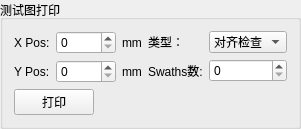
          <widget class="QGroupBox" name="groupBox_14">
           <property name="title">
            <string>测试图打印</string>
           </property>
           <layout class="QVBoxLayout" name="verticalLayout_7">
            <item>
             <layout class="QVBoxLayout" name="verticalLayout_3">
              <item>
               <layout class="QHBoxLayout" name="horizontalLayout">
                <item>
                 <layout class="QGridLayout" name="gridLayout_2">
                  <item row="0" column="0">
                   <widget class="QLabel" name="label_32">
                    <property name="text">
                     <string>X Pos:</string>
                    </property>
                   </widget>
                  </item>
                  <item row="0" column="1">
                   <widget class="QSpinBox" name="startPointXPosSpinBox">
                    <property name="minimumSize">
                     <size>
                      <width>60</width>
                      <height>0</height>
                     </size>
                    </property>
                   </widget>
                  </item>
                  <item row="0" column="2">
                   <widget class="QLabel" name="label_38">
                    <property name="text">
                     <string>mm</string>
                    </property>
                   </widget>
                  </item>
                  <item row="1" column="0">
                   <widget class="QLabel" name="label_51">
                    <property name="text">
                     <string>Y Pos:</string>
                    </property>
                   </widget>
                  </item>
                  <item row="1" column="1">
                   <widget class="QSpinBox" name="startPointYPosSpinBox"/>
                  </item>
                  <item row="1" column="2">
                   <widget class="QLabel" name="label_41">
                    <property name="text">
                     <string>mm</string>
                    </property>
                   </widget>
                  </item>
                 </layout>
                </item>
                <item>
                 <layout class="QGridLayout" name="gridLayout_4">
                  <item row="0" column="0">
                   <widget class="QLabel" name="label_40">
                    <property name="text">
                     <string>类型：</string>
                    </property>
                   </widget>
                  </item>
                  <item row="0" column="1">
                   <widget class="QComboBox" name="printTypeComBox">
                    <item>
                     <property name="text">
                      <string>对齐检查</string>
                     </property>
                    </item>
                    <item>
                     <property name="text">
                      <string>喷嘴检查</string>
                     </property>
                    </item>
                   </widget>
                  </item>
                  <item row="1" column="0">
                   <widget class="QLabel" name="label_52">
                    <property name="text">
                     <string>Swaths数:</string>
                    </property>
                   </widget>
                  </item>
                  <item row="1" column="1">
                   <widget class="QSpinBox" name="swathsSpinBox"/>
                  </item>
                 </layout>
                </item>
               </layout>
              </item>
              <item>
               <layout class="QHBoxLayout" name="horizontalLayout_2">
                <item>
                 <widget class="QPushButton" name="printButton">
                  <property name="text">
                   <string>打印</string>
                  </property>
                 </widget>
                </item>
                <item>
                 <spacer name="horizontalSpacer">
                  <property name="orientation">
                   <enum>Qt::Horizontal</enum>
                  </property>
                  <property name="sizeHint" stdset="0">
                   <size>
                    <width>168</width>
                    <height>20</height>
                   </size>
                  </property>
                 </spacer>
                </item>
               </layout>
              </item>
             </layout>
            </item>
           </layout>
          </widget>
